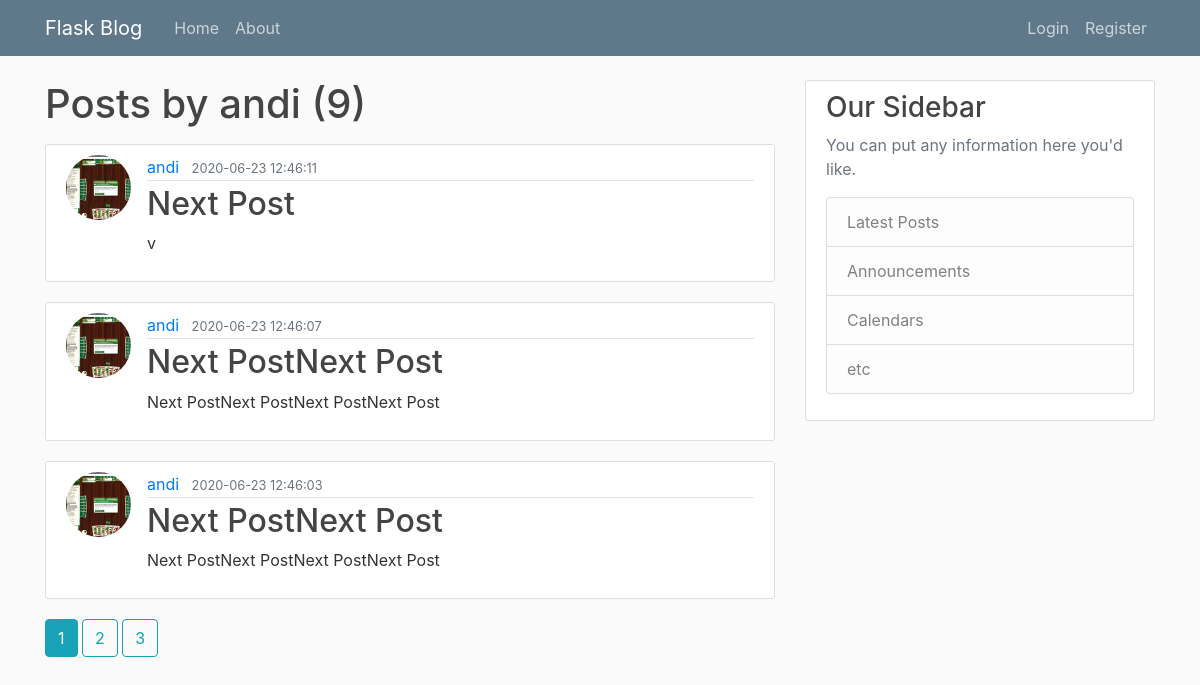
Screenshot of /user/andi with the database file from the repository.
### flaskblog/models.py (models this page shows, shortened)
class User(db.Model, UserMixin):
    id = db.Column(db.Integer, primary_key=True)
    username = db.Column(db.String(20), unique=True, nullable=False)
    email = db.Column(db.String(120), unique=True, nullable=False)
    image_file = db.Column(db.String(20), nullable=False, default="default.jpg")
    password = db.Column(db.String(60), nullable=False)
    posts = db.relationship("Post", backref="author", lazy=True)

class Post(db.Model):
    id = db.Column(db.Integer, primary_key=True)
    title = db.Column(db.String(100), nullable=False)
    date_posted = db.Column(db.DateTime, nullable=False, default=datetime.utcnow)
    content = db.Column(db.Text, nullable=False)
    user_id = db.Column(db.Integer, db.ForeignKey("user.id"), nullable=False)

### flaskblog/users/routes.py (the view)
@users.route('/user/<string:username>')
def user_posts_fct(username):
    page = request.args.get("page", 1, type=int)
    user = User.query.filter_by(username=username).first_or_404()
    posts = Post.query.filter_by(author=user)\
        .order_by(Post.date_posted.desc())\
        .paginate(page=page, per_page=3)
    return render_template("user_posts.html", posts=posts, user=user)

### flaskblog/templates/user_posts.html
{% extends "layout.html" %}
{% block content %}
    <h1 class="mb-3">Posts by {{ user.username }} ({{ posts.total }})</h1>
    {% for post in posts.items %}
        <article class="media content-section">
            <img class="rounded-circle article-img" src="{{ url_for('static', filename='profile_pics/' + post.author.image_file) }}">
          <div class="media-body">
            <div class="article-metadata">
              <a class="mr-2" href="{{ url_for('users.user_posts_fct', username=post.author.username) }}">{{ post.author.username }}</a>
              <small class="text-muted">{{ post.date_posted.strftime("%Y-%m-%d %H:%M:%S") }}</small>
            </div>
            <h2><a class="article-title" href="{{ url_for('posts.post_fct', post_id=post.id) }}">{{ post.title }}</a></h2>
            <p class="article-content">{{ post.content }}</p>
          </div>
        </article>
    {% endfor %}
    {% for page_num in posts.iter_pages(left_edge=1, right_edge=1, left_current=1, right_current=2) %}
        {% if page_num %}
            {% if posts.page == page_num %}
                <a class="btn btn-info mb-4" href="{{ url_for('users.user_posts_fct', username=user.username, page=page_num) }}">{{ page_num }}</a>
            {% else %}
                <a class="btn btn-outline-info mb-4" href="{{ url_for('users.user_posts_fct', username=user.username, page=page_num) }}">{{ page_num }}</a>
            {% endif %}
        {% else %}
            ...
        {% endif %}
    {% endfor %}
{% endblock content%}

### flaskblog/static/main.css (style rules this page uses)
body { background: #fafafa; color: #333333; margin-top: 5rem; }
h1, h2, h3, h4, h5, h6 { color: #444444; }
.content-section { background: #ffffff; padding: 10px 20px; border: 1px solid #dddddd; border-radius: 3px; margin-bottom: 20px; }
.article-title { color: #444444; }
.article-content { white-space: pre-line; }
.article-img { height: 65px; width: 65px; margin-right: 16px; }
.article-metadata { padding-bottom: 1px; margin-bottom: 4px; border-bottom: 1px solid #e3e3e3 }

### rows the page displays
User: username "andi"
Post: image_file (picture), author.username "andi", date_posted "2020-06-23 12:46:11", title "Next Post", content "v"
Post: image_file (picture), author.username "andi", date_posted "2020-06-23 12:46:07", title "Next PostNext Post", content "Next PostNext PostNext PostNext Post"
Post: image_file (picture), author.username "andi", date_posted "2020-06-23 12:46:03", title "Next PostNext Post", content "Next PostNext PostNext PostNext Post"

### other values shown
{{ posts.total }} "9"
{{ page_num }} "1"
{{ page_num }} "2" "3"
